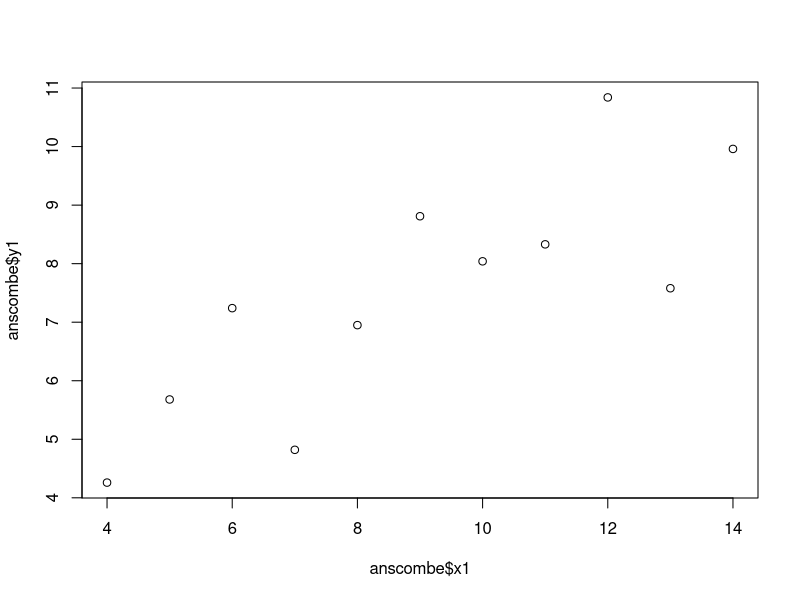
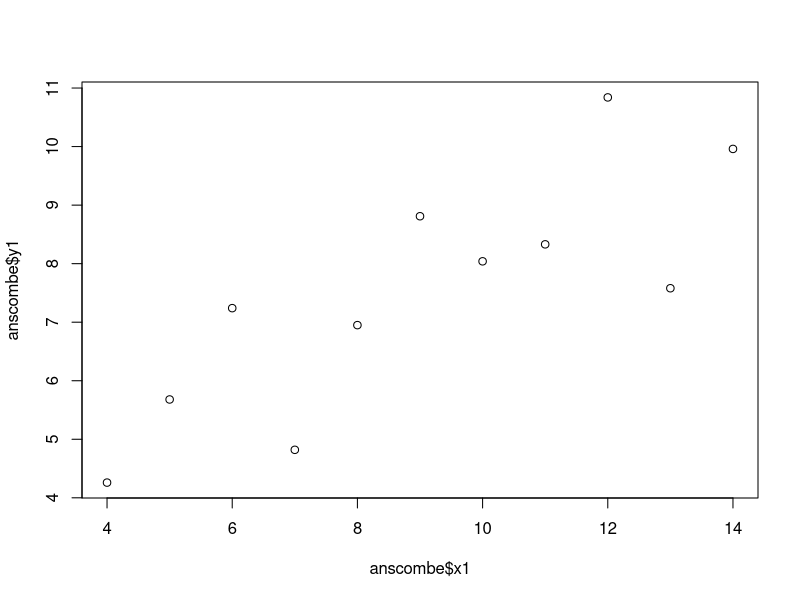

The R script that drew these images, in order: (Note: this script raises an error after producing the figures.)
anscombe
apply(anscombe,2,mean)
apply(anscombe,2,var)

plot(anscombe$x1,anscombe$y1)
plot(anscombe$x1,anscombe$y1)

#lsadjfsldafjsdlafsdfsdafsdafsdfsd
dasdd